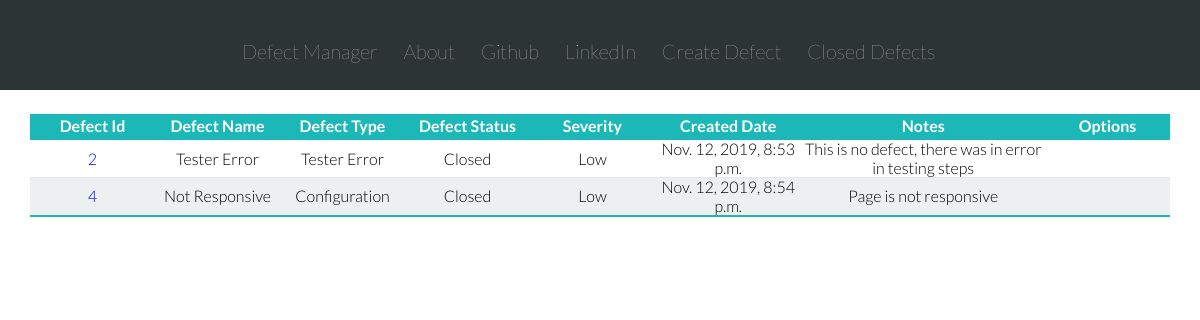
The app's page /closed/ with its own data.
### defect_manager_app/models.py (models this page shows, shortened)
class Defect(models.Model):
    DEFECT_STATUS_NEW = 'New'
    DEFECT_STATUS_OPEN = 'Open'
    DEFECT_STATUS_REJECTED = 'Rejected'
    DEFECT_STATUS_FIXED = 'Fixed'
    DEFECT_STATUS_CLOSE = 'Closed'
    DEFECT_STATUS_CHOICES = [
    (DEFECT_STATUS_NEW, 'New'),
    (DEFECT_STATUS_OPEN, 'Open'),
    (DEFECT_STATUS_REJECTED, 'Rejected'),
    (DEFECT_STATUS_FIXED, 'Fixed'),
    (DEFECT_STATUS_CLOSE, 'Closed'),
    ]
    DEFECT_TYPE_CONFIG = 'Configuration'
    DEFECT_TYPE_TESTERROR = 'Tester Error'
    DEFECT_TYPE_UI = 'User Interface'
    DEFECT_TYPE_OTHER = 'Other'
    DEFECT_TYPE_CHOICES = [
    (DEFECT_TYPE_CONFIG, 'Configuration'),
    (DEFECT_TYPE_TESTERROR, 'Tester Error'),
    (DEFECT_TYPE_UI, 'User Interface'),
    (DEFECT_TYPE_OTHER, 'OTHER'),
    ]
    DEFECT_SEVERITY_LOW = 'Low'
    DEFECT_SEVERITY_MEDIUM = 'Medium'
    DEFECT_SEVERITY_HIGH = 'High'
    DEFECT_SEVERITY_CHOICES = [
    (DEFECT_SEVERITY_LOW, 'Low'),
    (DEFECT_SEVERITY_MEDIUM, 'Medium'),
    (DEFECT_SEVERITY_HIGH, 'High'),
    ]
    author = models.CharField(max_length=256)
    defect_status = models.CharField(max_length=10,
                                    choices=DEFECT_STATUS_CHOICES,
                                    default=DEFECT_STATUS_NEW,
                                    )
    defect_type = models.CharField(max_length=64,
                                    choices=DEFECT_TYPE_CHOICES,
                                    default=DEFECT_TYPE_CONFIG,
                                    )
    severity = models.CharField(max_length=8,
                                choices=DEFECT_SEVERITY_CHOICES,
                                default='',
                                )
    name = models.CharField(max_length=200, default='')
    created_date = models.DateTimeField(default=timezone.now)
    close_date = models.DateTimeField(blank=True, null=True)
    notes = models.TextField()
    modified_date = models.DateTimeField(blank=True, null=True)

### defect_manager_app/views.py (the view)
# urls.py: path('closed/', views.ClosedDefectListView.as_view(), name='closed_defect_list'),
class ClosedDefectListView(ListView):
    model = Defect
    template_name = 'defect_manager_app/closed_defect_list.html'

### defect_manager_app/templates/defect_manager_app/closed_defect_list.html (shortened to what this page needs)
{% extends 'defect_manager_app/base.html' %}
{% block content %}
<table class="defect-list-table row">
  <thead>
  <tr>
    <th>Defect Id</th>
    <th>Defect Name</th>
    <th>Defect Type</th>
    <th>Defect Status</th>
    <th>Severity</th>
    <th>Created Date</th>
    <th>Notes</th>
    <th>Options</th>
  </tr>
  </thead>
    {% for defect in defect_list %}
      {% if defect.defect_status == 'Closed' %}
      <tr>
        <td><a href="{% url 'defect_manager_app:defect_detail' pk=defect.pk%}">{{ defect.id }}</a></td>
        <td>{{ defect.name }}</td>
        <td>{{ defect.defect_type }}</td>
        <td>{{ defect.defect_status }}</td>
        <td>{{ defect.severity }}</td>
        <td>{{ defect.created_date }}</td>
        <td>{{ defect.notes }}</td>
        <td><a href="{% url 'defect_manager_app:delete_defect' pk=defect.pk %}"></a></td>
      </tr>
      {% endif %}
    {% endfor %}
{% endblock %}

### defect_manager_app/static/css/style.css (style rules this page uses)
* { margin: 0; padding: 0; box-sizing: border-box; }
html { color: black; font-family: 'Lato', 'Arial', 'sans-serif'; font-weight: 300; font-size: 1em; text-rendering: optimizeLegibility; background-color: #ffffff; }
.row { max-width: 1140px; margin: 0 auto 0 auto; }
.defect-list-table { text-align: center; margin-top: 2%; min-width: 400px; border-collapse: collapse; }
.defect-list-table thead tr { background-color: #1cb8b8; color: white; }
.defect-list-table th { min-width:125px; padding: 3px; }
.defect-list-table tr { border-bottom: 1px solid #e2e8ea; }
.defect-list-table tr:nth-of-type(even) { background-color: #ecf0f1; border-bottom: 1px solid #cfd9db; }
.defect-list-table tr:last-of-type { border-bottom:2px solid #1cb8b8; }
.defect-list-table tr td a { text-decoration: none; }
.defect-list-table tr td a:link, .defect-list-table tr td a:visited { color: blue; }

### records on screen
Defect: id "2", name "Tester Error", defect_type "Tester Error", defect_status "Closed", severity "Low", created_date "Nov. 12, 2019, 8:53 p.m.", notes "This is no defect, there was in error in testing steps"
Defect: id "4", name "Not Responsive", defect_type "Configuration", defect_status "Closed", severity "Low", created_date "Nov. 12, 2019, 8:54 p.m.", notes "Page is not responsive"
